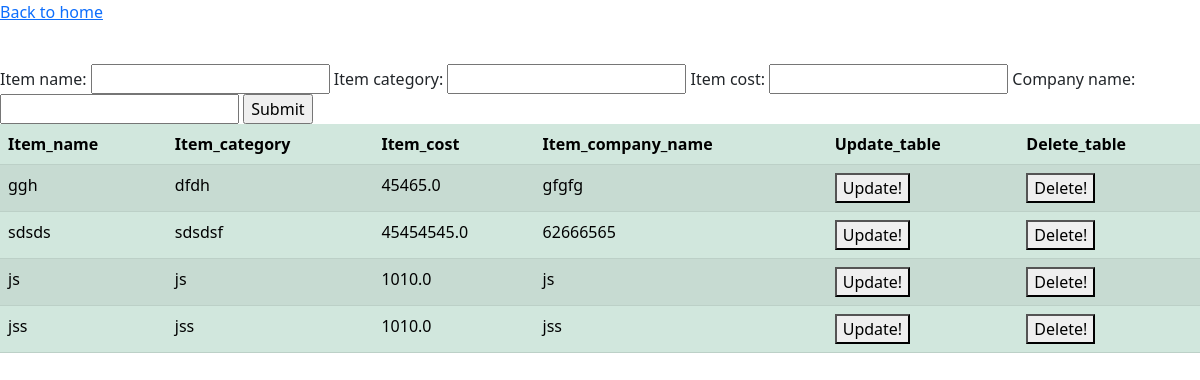
The app's page /class-item-view/, older data.
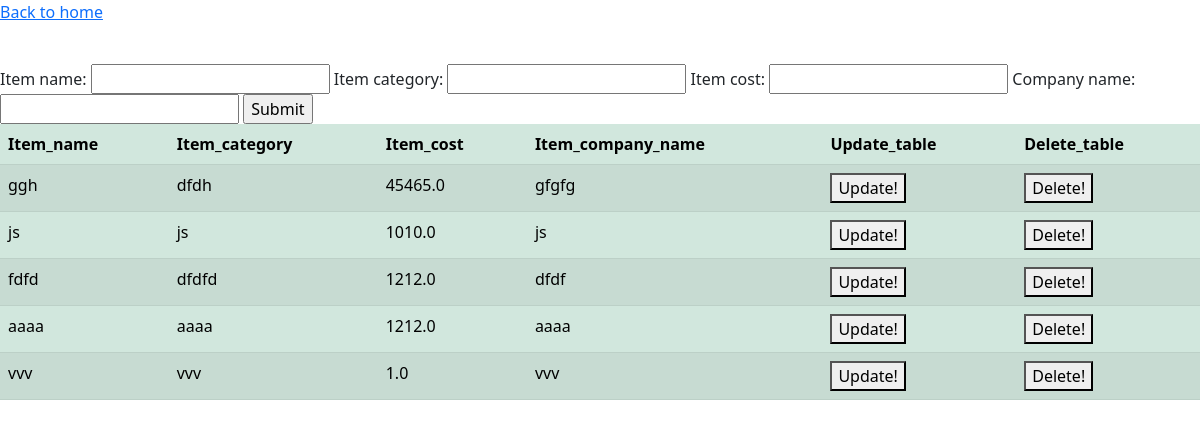
The same page, newer data.
### master/models.py (models this page shows, shortened)
class Item(models.Model):
    item_name = models.CharField(max_length=100)
    item_category = models.CharField(max_length=50)
    item_cost = models.FloatField()
    company_name = models.CharField(max_length=100)

### master/views.py (the view)
# urls.py: path('class-item-view/',Classitemview.as_view(),name='class-item-view'),
class Classitemview(Generalview):
    form_class = Itemform
    template_name = 'master/item_form.html'
    model = Item
    fields = ['id', 'item_name','item_category','item_cost','company_name']
    template_edit = 'master/update_item.html'

### master/views.py (called while the page is built)
    def get (self , request ,*args, **kwargs):
        form = self.form_class
        object_list = list(self.model.objects.all().values(*self.fields))
        page = {
            'form':form,
            'object_list':object_list
        }
        return render(request,self.template_name,page)

### master/templates/master/item_form.html (shortened to what this page needs)
{% extends 'master/base.html' %}
{% block content %}
<p><a href="{% url 'home' %}">Back to home</a></p>
<form method="POST">
    <br>
    {{form }}
    <input type="submit">
</form>
<table class="table  table-success table-striped">
    <thead>
        <tr>
            <th scope="col">Item_name</th>
            <th scope="col">Item_category</th>
            <th scope="col">Item_cost</th>
            <th scope="col">Item_company_name</th>
            <th scope="col">Update_table</th>
            <th scope="col">Delete_table</th>
        </tr
    </thead>
    <tbody>
        {% for object in object_list %}
        <tr>
            <td>{{object.item_name}}</td>
            <td>{{object.item_category}}</td>
            <td>{{object.item_cost}}</td>
            <td>{{object.company_name}}</td>
            <form action="{% url 'class-item-update' object.id %}" method="POST">
            <td><button type="submit" name='method' value='edit' onclick="alert('Do you want to update!')">Update!</button></td>
            </form>
            <form action="{% url 'class-item-delete' object.id %}" method="POST">
            <td><button type="submit" name='method' value='delete' onclick="alert('Do you want to delete!')">Delete!</button></td>
            </form>
        </tr>
        {% endfor %}
        </tbody>
{% endblock %}

Row changes from the older to the newer data that the page shows:
removed Item: item_name "sdsds", item_category "sdsdsf", item_cost "45454545.0", company_name "62666565"
removed Item: item_name "jss", item_category "jss", item_cost "1010.0", company_name "jss"
added Item: item_name "fdfd", item_category "dfdfd", item_cost "1212.0", company_name "dfdf"
added Item: item_name "aaaa", item_category "aaaa", item_cost "1212.0", company_name "aaaa"
added Item: item_name "vvv", item_category "vvv", item_cost "1.0", company_name "vvv"
